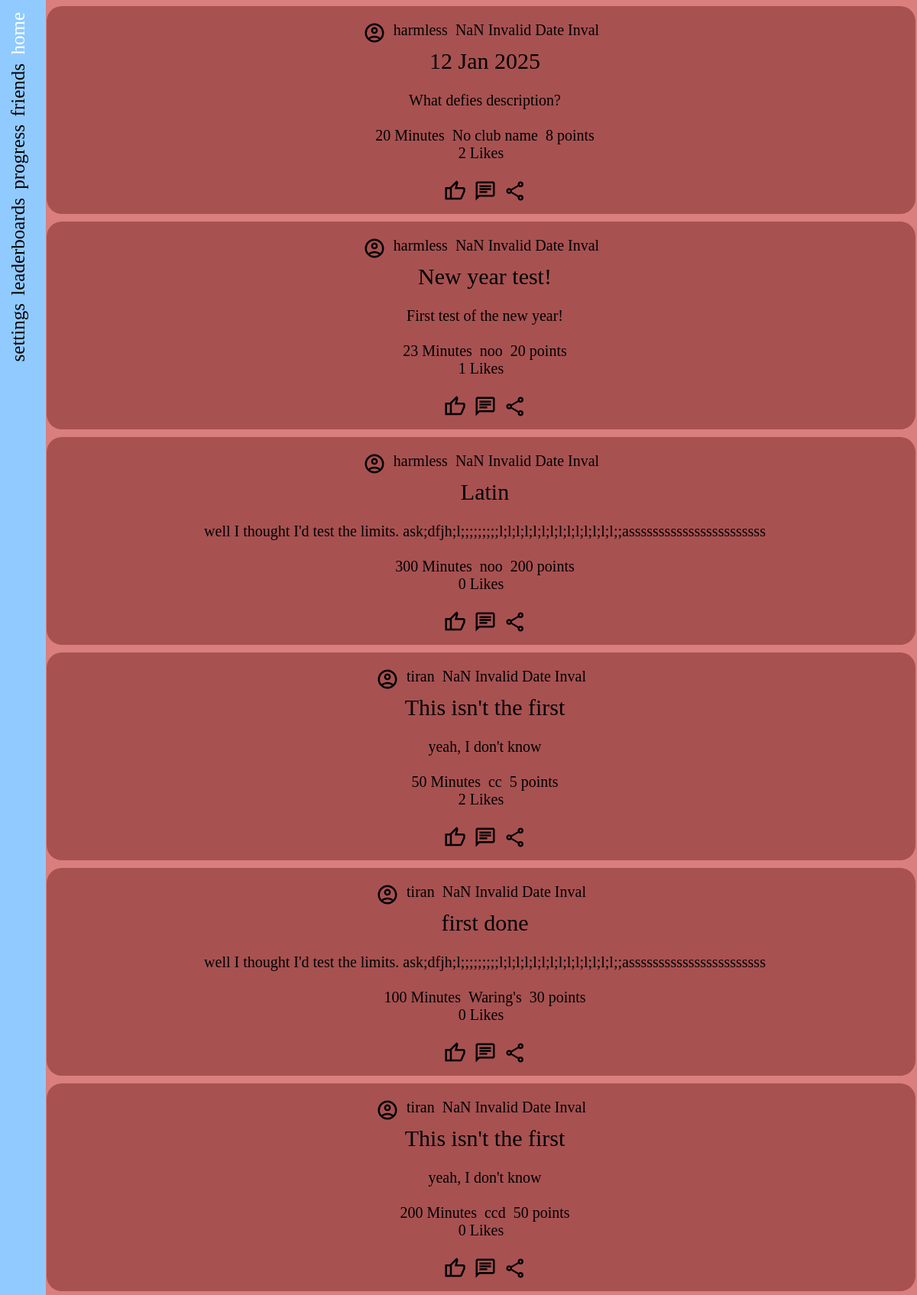
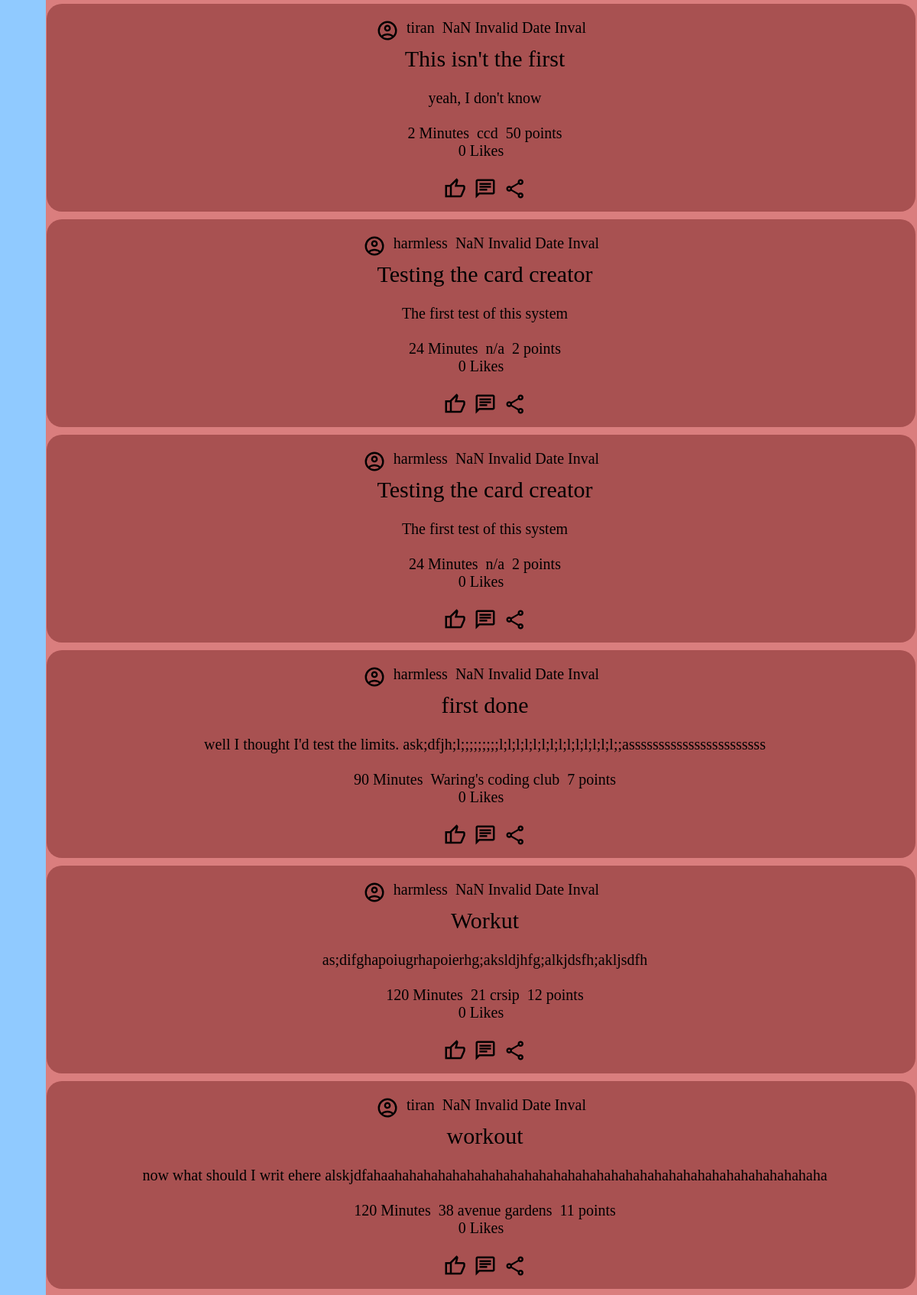
Screenshot of / (signed in, upper part) with the database file from the repository (2 pictures, top to bottom).
### tables this page shows
CREATE TABLE CARDS (ID INTEGER PRIMARY KEY AUTOINCREMENT NOT NULL, title TEXT, description TEXT, userID INT, start DATETIME, duration INT, points, INT, picture IMAGE, address TEXT);

CREATE TABLE USERS (ID INTEGER PRIMARY KEY AUTOINCREMENT NOT NULL, firstname TEXT, lastname TEXT, username TEXT, email TEXT, age INT, profile_pic IMAGE, date_joined DATE, password HASH);

### app/main.py (the view)
@main.route('/')
def index():
    if current_user.is_authenticated:
        a = render_template("mainpages/home.html", cards = get_cards(current_user.id))
        return a
    else:
        return render_template('user/index.html')

### app/__init__.py (called while the page is built)
@login_manager.user_loader
def load_user(user_id):
    return get_user_by_id(user_id)

### app/auth.py (called while the page is built)
def get_user_by_id(user_id):
    conn = sqlite3.connect('main.db')
    cursor = conn.cursor()
    cursor.execute("SELECT * FROM users WHERE id = ?", (user_id,))
    user = cursor.fetchone()
    conn.close()
    if user:
        return User(user[0], user[1], user[2], user[3], user[4], user[5], user[6], user[7], user[8])
    return None

### app/main.py (called while the page is built)
def get_cards(id):
    cards = db.main.Cards().get_cards_of_frds(id)
    return cards

### db/main.py (called while the page is built)
def create_dict(cursor, row):
    d = {}
    for idx,col in enumerate(cursor.description):
        d[col[0]] = row[idx]
    return d

    def get_friends_ids(self, userID): # returns the ids of friends of a given user
        ids = self.conn.execute('''SELECT Users.ID FROM Friends
                    INNER JOIN Users ON Users.ID = Friends.userID2
                    WHERE Friends.userID1 = ?;''', [userID])
        return ids.fetchall()

    def get_likes(self, cardID):
        likes = self.conn.execute('''SELECT username, Users.ID FROM Card_responses
                        INNER JOIN Users ON Users.ID = Card_responses.userID
                        WHERE Card_responses.comment is NULL
                        AND Card_responses.cardID = ?''', [cardID]).fetchall()
        return len(likes)

### app/templates/mainpages/home.html (shortened to what this page needs)
{% extends "base.html" %}
{% block head %}
    <link rel="stylesheet" href="../static/card.css">
    <link rel="stylesheet" href="../static/home.css">
{% endblock head %}
{% block side %}
    <div class="sidebar">
        <a class="aaa home active" href="{{url_for('main.index')}}">home</a>
        <a class="aaa friends" href="{{url_for('main.friends')}}">friends</a>
        <a class="aaa progress" href="progress">progress</a>
        <a class="aaa leaderboards" href="leaderboards">leaderboards</a>
        <a class="aaa settings" href="settings">settings</a>
    </div>
{% endblock side %}
{% block body %}
    {% from "macros.html" import card with context%}
    {% for item in cards %}
        {{card("../static/images/icon.svg", item['username'], item['start'], item['title'], item['description'], item['duration'], item['address'], item['points'], item['likes'], item['IDD'], item['uID'], loop.index)}}
    {% endfor %}
{% endblock body %}

### app/templates/macros.html (shortened to what this page needs)
{% macro card(icon, username, date, title, desc, duration, location, intensity, likes, id, uID, num=0) %}
        <div class="card">
            <div class="row-one">
                <div class="card-icon click{{uID}}"><img src="{{icon}}" alt="img" class="icon"></div>
                <div class="username click{{uID}}">{{ username }}</div>
                <div class="date" id="date{{num}}">{{ date }}</div>
            </div>
            <div class="title">{{ title }}</div>
            <br>
            <div class="desc">{{ desc }}</div>
            <br>
             <div class="row-four">
                <div class="duration">{{duration}} Minutes</div>
                <div class="location">{{location}}</div>
                <div class="intensity">{{intensity}} points</div>
             </div>
            <div class="likes" id="likes{{num}}">{{likes}} Likes</div>
            <br>
            <div class="row-six">
                <div class="thumb"><img src="../static/images/like.svg" onclick="add_like({{id}})" alt="" class="icon"></div>
                <div class="chat" onclick="location.href='/chat/{{id}}'"><img src="../static/images/chat.svg" alt="" class="icon"></div>
                <div class="share" id='s_icon{{num}}'><img src="../static/images/share.svg" alt="" class="icon"></div>
            </div>
        </div>
    {% endmacro %}

### app/static/sidebar.css (style rules this page uses)
body { background-color: #DA7E7E; }
div { float: left; }
.sidebar { height: 100%; width: 60px; position: fixed; z-index: 1; top: 0; left: 0; background-color: #90CAFF; overflow-x: hidden; padding-top: 10px; }
.aaa { writing-mode: vertical-rl; rotate: 180deg; padding: 5px 10px 6px 16px; text-decoration: none; color: black; font-size: 25px; display: block ; }
.active { color: white; }

### app/static/card.css (style rules this page uses)
.card { border-radius: 20px; background-color: #A85151; width: 100%; margin-bottom: 10px; padding-top: 10px; display: flex; flex-direction: column; align-items: center; justify-content: baseline; text-align: center; flex-wrap: wrap; font-size: 20px; }
.row-one { padding-top: 10px; }
.icon { object-fit: contain; width: 30px; margin: 0 auto; }
.username, .date, .title, .desc, .duration, .location, .intensity, .thumb, .chat, .share { margin: 0; padding-left: 10px; text-align: center; }
.desc { max-width: 90%; overflow-wrap: break-word; flex: 1; }
.row-six { padding-bottom: 10px; }
.title { font-size: 30px; }

### app/static/home.css (style rules this page uses)
img { object-fit: contain; width: 35px; margin: 0 auto; }

### rows the page displays
CARDS: title "12 Jan 2025", description "What defies description?", duration "20", address "No club name", points "8", likes "2"
USERS: username "harmless"
CARDS: title "New year test!", description "First test of the new year!", duration "23", address "noo", points "20", userID "1"
CARDS: title "Latin", description "well I thought I'd test the limits. ask;dfjh;l;;;;;;;;;l;l;l;l;l;l;l;l;l;l;l;l;l;l;;asssssssssssssssssssssss", duration "300", address "noo", points "200", picture "0"
CARDS: title "This isn't the first", description "yeah, I don't know", duration "50", address "cc", points "5", likes "2"
USERS: username "tiran"
CARDS: title "first done", description "well I thought I'd test the limits. ask;dfjh;l;;;;;;;;;l;l;l;l;l;l;l;l;l;l;l;l;l;l;;asssssssssssssssssssssss", duration "100", address "Waring's", points "30", picture "0"
CARDS: title "This isn't the first", description "yeah, I don't know", duration "200", address "ccd", points "50", picture "0"
CARDS: title "This isn't the first", description "yeah, I don't know", duration "2", address "ccd", points "50", picture "0"
CARDS: title "Testing the card creator", description "The first test of this system", duration "24", address "n/a", points "2", likes "0"
CARDS: title "Testing the card creator", description "The first test of this system", duration "24", address "n/a", points "2", picture "0"
CARDS: title "first done", description "well I thought I'd test the limits. ask;dfjh;l;;;;;;;;;l;l;l;l;l;l;l;l;l;l;l;l;l;l;;asssssssssssssssssssssss", duration "90", address "Waring's coding club", points "7", picture "0"
CARDS: title "Workut", description "as;difghapoiugrhapoierhg;aksldjhfg;alkjdsfh;akljsdfh", duration "120", address "21 crsip", points "12", likes "0"
CARDS: title "workout", description "now what should I writ ehere alskjdfahaahahahahahahahahahahahahahahahahahahahahahahahahahahahahahaha", duration "120", address "38 avenue gardens", points "11", likes "0"
